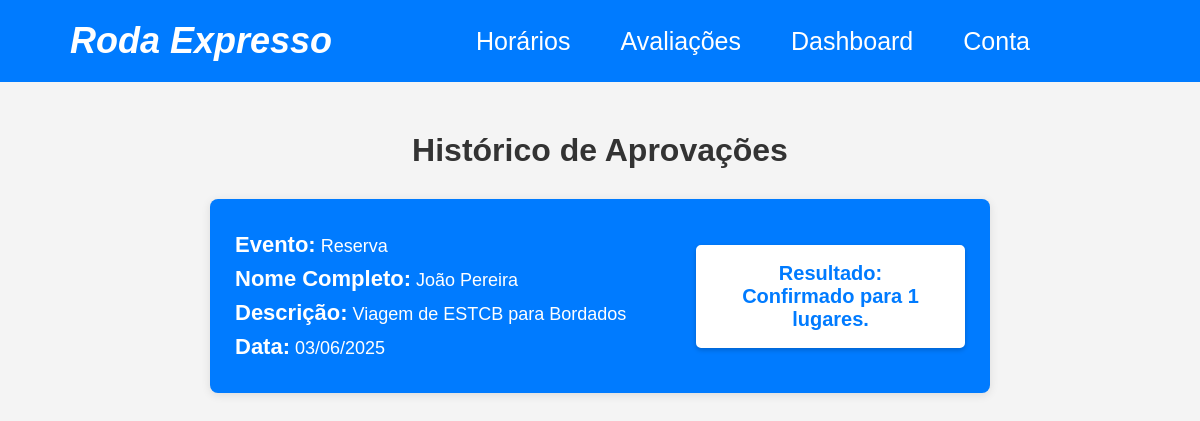
The app's page /pages/gestor/conta/historico.php (signed in) with its own data.
### tables this page shows
CREATE TABLE `historico` (
  `id` int(11) NOT NULL,
  `user_id` int(11) NOT NULL,
  `tipo_evento` varchar(50) NOT NULL,
  `nome_completo` varchar(255) NOT NULL,
  `email` varchar(255) NOT NULL,
  `descricao` text DEFAULT NULL,
  `data` date NOT NULL,
  `resultado` varchar(50) DEFAULT NULL
);

### pages/gestor/conta/historico.php (the view, shortened to what this page needs)
<?php
    $user_id = (int)$_SESSION['user_id'];
    $query = "
    SELECT
        tipo_evento,
        nome_completo,
        descricao,
        data,
        resultado
    FROM historico
    WHERE user_id = $user_id
    ORDER BY data DESC, id DESC
    ";
    $result = mysqli_query($conn, $query);
?>
<!DOCTYPE html>
<html lang="pt-PT">
<head>
</head>
<body>
    <div class="header">
        <a href="../PgInicialGestor.php" style="text-decoration: none; color: white;">
            <h1>Roda Expresso</h1>
        </a>
        <div class="menu">
            <a href="../horarios/horarios.php">Horários</a>
            <a href="../avaliacoes.php">Avaliações</a>
            <a href="../dashboard.php">Dashboard</a>
            <a href="conta.php">Conta</a>
        </div>
    </div>
    <div class="container">
        <h1 class="titulo-pagina">Histórico de Aprovações</h1>
        <?php
        while ($row = mysqli_fetch_assoc($result)) {
            $data_formatada = date("d/m/Y", strtotime($row['data']));
        ?>
        <div class="item-historico">
            <div class="info-usuario">
                <p><span class="negrito">Evento:</span> <?php echo htmlspecialchars($row['tipo_evento']); ?></p>
                <p><span class="negrito">Nome Completo:</span> <?php echo htmlspecialchars($row['nome_completo']); ?></p>
                <p><span class="negrito">Descrição:</span> <?php echo nl2br(htmlspecialchars($row['descricao'])); ?></p>
                <p><span class="negrito">Data:</span> <?php echo $data_formatada; ?></p>
            </div>
            <div class="resultado">
                Resultado: <?php echo htmlspecialchars($row['resultado']); ?>
            </div>
        </div>
        <?php } ?>
    </div>
</body>
</html>

### pages/gestor/conta/historico.php (style rules this page uses)
body { font-family: Arial, sans-serif; margin: 0; padding: 0; background-color: #f4f4f4; }
.header { background-color: #007bff; color: white; padding: 20px; display: flex; justify-content: space-between; align-items: center; }
.header h1 { margin: 0; padding-left: 50px; font-weight: bold; font-style: italic; font-size: 36px; }
.menu { display: flex; gap: 50px; padding-right: 150px; font-size: 25px; }
.menu a { text-decoration: none; color: white; }
.negrito { font-weight: bold; font-size: 22px; }
.container { width: 65%; margin: auto; margin-top: 50px; }
.titulo-pagina { font-size: 32px; color: #333; margin-bottom: 30px; text-align: center; }
.item-historico { background-color: #007bff; border-radius: 8px; padding: 25px; margin-bottom: 25px; box-shadow: 0 2px 10px rgba(0, 0, 0, 0.1); display: flex; justify-content: space-between; align-items: center; color: white; position: relative; }
.info-usuario { flex: 1; }
.info-usuario p { margin: 8px 0; font-size: 18px; color: white; }
.resultado { background-color: white; color: #007bff; padding: 15px 25px; border-radius: 5px; font-weight: bold; font-size: 20px; text-align: center; width: 215px; margin-left: 20px; border: 2px solid white; box-shadow: 0 2px 5px rgba(0,0,0,0.2); }

### records on screen
historico: tipo_evento "Reserva", nome_completo "João Pereira", descricao "Viagem de ESTCB para Bordados", data "03/06/2025", resultado "Confirmado para 1 lugares."
